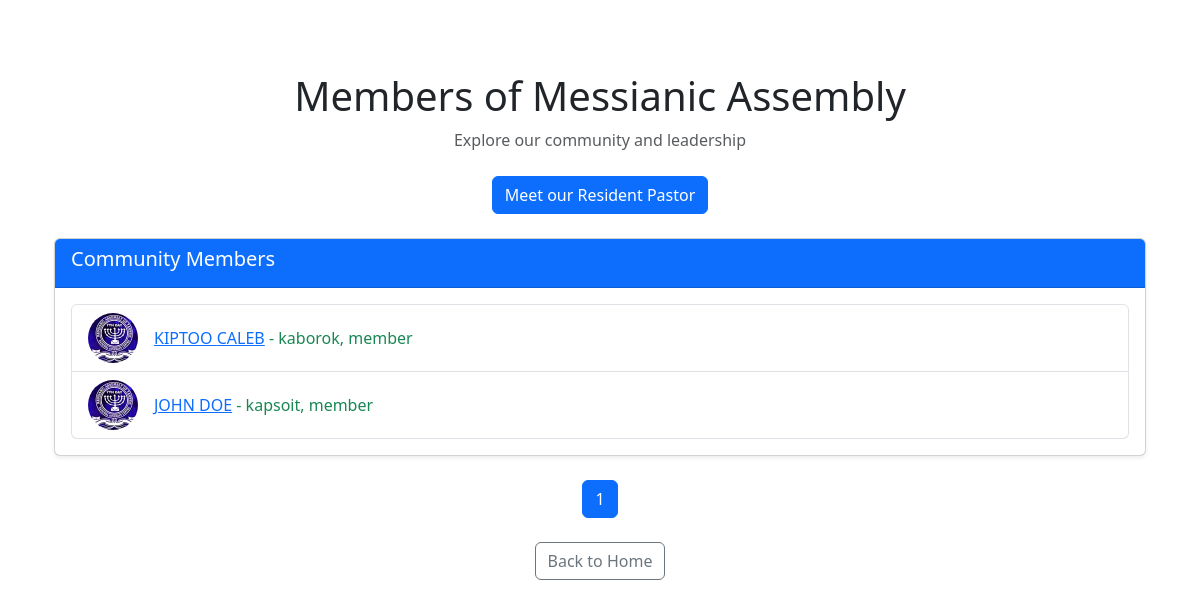
Page /members (signed in) on the earlier database version.
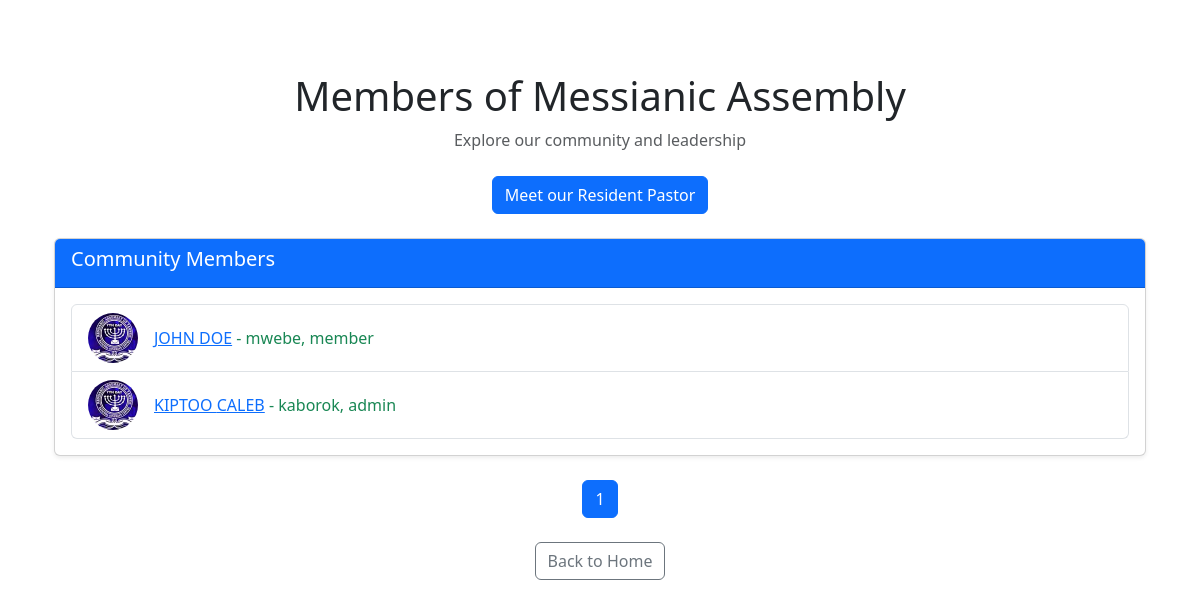
Same page on the later database version.
### application/models.py (models this page shows, shortened)
class User(db.Model, UserMixin):
    id = db.Column(db.Integer, primary_key=1)
    firstname = db.Column(db.String(20), nullable=False)
    lastname = db.Column(db.String(20),  nullable=False)
    email = db.Column(db.String(120), unique=1, nullable=0)
    username = db.Column(db.String(20), unique=True, nullable=False)
    role = db.Column(db.String(20), nullable=False, default='member')
    branch = db.Column(db.String(20), nullable=False)
    date_of_birth = db.Column(db.Date, nullable=False)
    image_file = db.Column(db.String(20), nullable=False, default='default.jpg')
    password = db.Column(db.String(60), nullable=False)
    posts = db.relationship('Announcement', backref='author', lazy=True)
    def __repr__(self):
        return f"{self.image_file} - {self.firstname} {self.lastname}, {self.branch}-[{self.role}]"

### application/main/routes.py (the view)
@main.route('/members', methods=['GET'])
@login_required
def members():
  page  = request.args.get('page', 1, type=int)
  members = User.query.order_by(User.username.asc()).paginate(page=page, per_page=25)
  return render_template('members.html', title='Member\'s', members=members)

### application/models.py (called while the page is built)
@login_manager.user_loader
def load_user(user_id):
    return User.query.get(int(user_id))

### application/templates/members.html
{% extends "layout.html" %}
{% block content %}
<div class="container py-5">
  <div class="text-center mb-4">
    <h1 class="display-6">Members of Messianic Assembly</h1>
    <p class="text-muted">Explore our community and leadership</p>
  </div>
  <div class="text-center mb-4">
    <a href="{{ url_for('main.Pastor') }}" class="btn btn-primary">
      Meet our Resident Pastor
    </a>
  </div>
  <div class="card shadow-sm mb-4">
    <div class="card-header bg-primary text-white">
      <h5>Community Members</h5>
    </div>
    <div class="card-body">
      {% if members %}
        <ul class="list-group">
          {% for member in members %}
            <li class="list-group-item d-flex align-items-center">
              <img src="{{ member.profile_picture_url or url_for('static', filename='profile_pics/' + member.image_file) }}"
                   alt="{{ member }}'s Profile Picture"
                   class="rounded-circle me-3"
                   style="width: 50px; height: 50px; object-fit: cover;">
              <span class="text-success"><a href="#">{{ member.firstname }} {{ member.lastname }}</a> - {{member.branch}}, {{ member.role}}</span>
            </li>
          {% endfor %}
        </ul>
      {% else %}
        <p class="text-muted">No members found.</p>
      {% endif %}
    </div>
  </div>
  {% if members.iter_pages() %}
    <nav aria-label="Members Pagination">
      <ul class="pagination justify-content-center">
        {% for page_num in members.iter_pages() %}
          {% if page_num %}
            <li class="page-item {% if page_num == members.page %}active{% endif %}">
              <a class="page-link" href="{{ url_for('main.members', page=page_num) }}">{{ page_num }}</a>
            </li>
          {% else %}
            <li class="page-item disabled">
              <span class="page-link">...</span>
            </li>
          {% endif %}
        {% endfor %}
      </ul>
    </nav>
  {% endif %}
  <div class="text-center mt-4">
    <a href="{{ url_for('main.home') }}" class="btn btn-outline-secondary">Back to Home</a>
  </div>
</div>
{% endblock content %}

Differences in the rows shown:
changed User "JOHN": branch "kapsoit" → "mwebe"; moves up the list
changed User "KIPTOO": role "member" → "admin"
